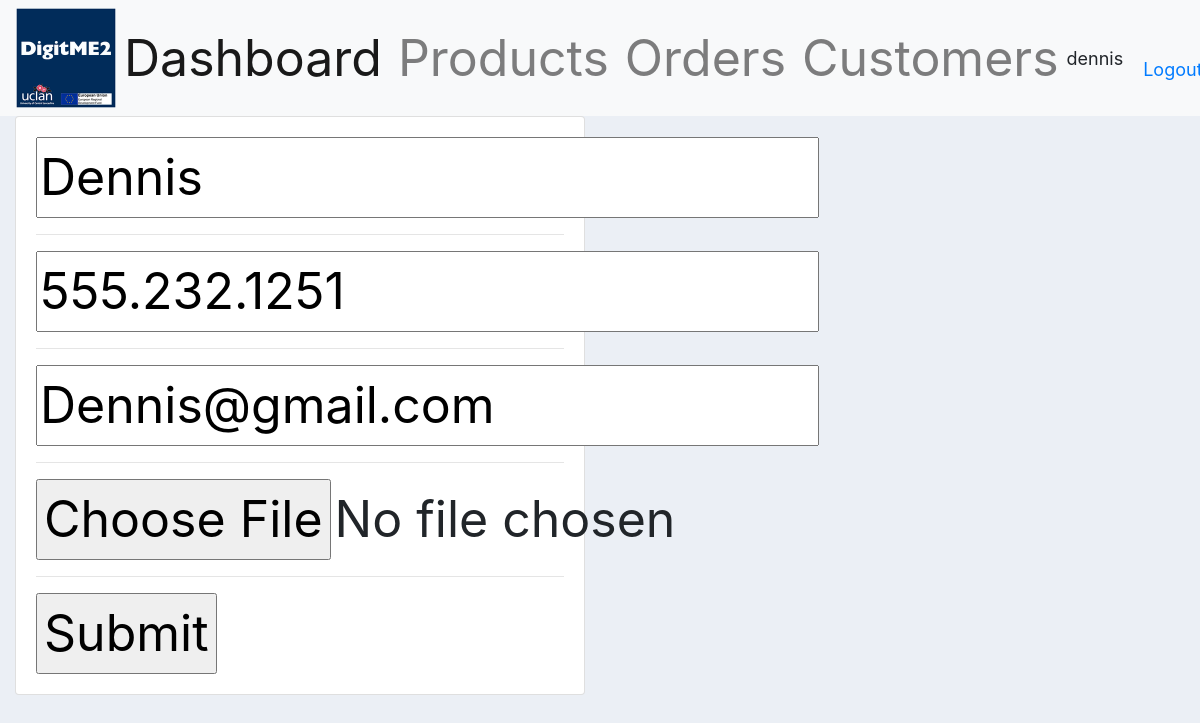
Screenshot of /update_customer/2/ (signed in) with the database file from the repository.
### accounts/models.py (models this page shows)
class Customer(models.Model):
	user = models.OneToOneField(User, null=True, blank=True, on_delete=models.CASCADE)
	name = models.CharField(max_length=200, null=True)
	phone = models.CharField(max_length=200, null=True)
	email = models.CharField(max_length=200, null=True)
	profile_pic = models.ImageField(default="profile1.png", null=True, blank=True)
	date_created = models.DateTimeField(auto_now_add=True, null=True)
	def __str__(self):
		return self.name

### accounts/decorators.py (the view)
		def wrapper_func(request, *args, **kwargs):
			group = None
			if request.user.groups.exists():
				group = request.user.groups.all()[0].name
			if group in allowed_roles:
				return view_func(request, *args, **kwargs)
			else:
				return HttpResponse('You are not authorized to view this page')

### accounts/forms.py
class CustomerForm(ModelForm):
	class Meta:
		model = Customer
		fields = '__all__'
		exclude = ['user']

### accounts/views.py (called while the page is built)
@login_required(login_url='login')
@allowed_users(allowed_roles=['admin'])
def updateCustomer(request, pk):
	customer = Customer.objects.get(id=pk)
	form = CustomerForm(instance=customer)
	print('CUSTOMER:', customer)
	if request.method == 'POST':
		form = CustomerForm(request.POST, instance=customer)
		if form.is_valid():
			form.save()
			return redirect('/')
	context = {'form':form}
	return render(request, 'accounts/customer_form.html', context)

### accounts/templates/accounts/customer_form.html (shortened to what this page needs)
{%  extends 'accounts/main.html' %}
{% load static %}
{% block content %}
<div class="row">
	<div class="col-md-6">
		<div class="card card-body">
			<form action="" method="POST">
				{% for field in form %}
					{{field}}
					<hr>
				{% endfor %}
				<input type="submit" name="Submit">
			</form>
		</div>
	</div>
</div>
{% endblock %}

### accounts/templates/accounts/navbar.html (shortened to what this page needs)
{% load static %}
<nav class="navbar navbar-expand-lg navbar-light bg-light">
  <img src="{% static 'images/digi.png' %}" width="150" height="100">
  <div class="collapse navbar-collapse" id="navbarNav">
    <ul class="navbar-nav">
      {% if request.user.is_staff %}
      <li class="nav-item active">
        <a class="nav-link" href="{% url 'home' %}">Dashboard</a>
      </li>
      <li class="nav-item">
        <a class="nav-link" href="{% url 'products' %}">Products</a>
      </li>
      <li class="nav-item">
        <a class="nav-link" href="{% url 'orders' %}">Orders</a>
      </li>
      <li class="nav-item">
        <a class="nav-link" href="{% url 'customers' %}">Customers</a>
      </li>
      {% else %}
       <li class="nav-item">
        <a class="nav-link" href="{% url 'account' %}">Settings</a>
      </li>
      {% endif %}
    </ul>
  </div>
  <span class="hello-msg">{{request.user}}</span>
  <span ><a  class="hello-msg" href="{% url 'logout' %}">Logout</a></span>
</nav>

### static/css/main.css (style rules this page uses)
body { background-color: #ebeff5; font-size: 50px }

### accounts/templates/accounts/navbar.html (style rules this page uses)
.hello-msg { font-size: 18px; margin-right: 20px; }

### rows the page displays
Customer: form "Dennis" "555.232.1251" "Dennis@gmail.com"

### other values shown
{{ request.user }} "dennis"
